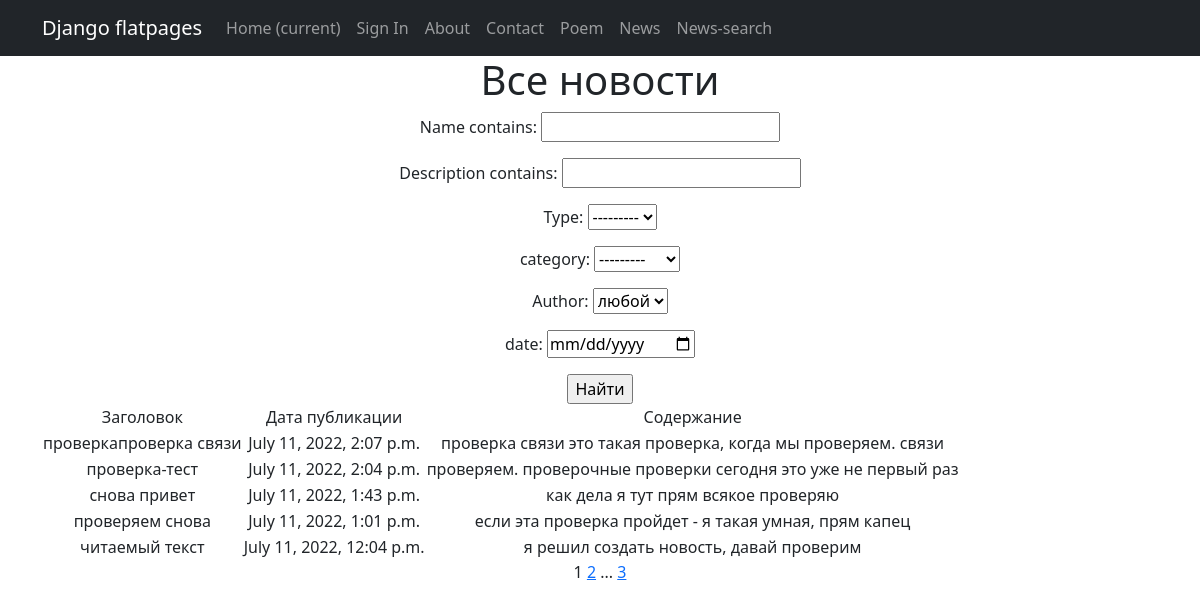
/news/search, run on the app's committed database.
### newsapp/models.py (models this page shows, shortened)
class Post(models.Model):
    name = models.CharField(max_length=64, unique=True)
    description = models.TextField()
    category = models.ManyToManyField(Category, through='PostCategory', related_name='news')
    type = models.CharField(max_length=50, choices=[('article', 'article'),('news', 'news')])
    post_time_create = models.DateTimeField(auto_now_add=True)
    author = models.ForeignKey(Author, on_delete=models.CASCADE)

### newsapp/views.py (the view)
# urls.py: path('search', PostListSearch.as_view(), name='news-search'),
class PostListSearch(ListView):
    model = Post
    ordering = '-post_time_create'
    template_name = 'search.html'
    context_object_name = 'news'
    paginate_by = 5
    filterset_class = PostFilter
    def get_queryset(self):
        queryset = super().get_queryset()
        self.filterset = PostFilter(self.request.GET, queryset)
        return self.filterset.qs
    def get_context_data(self, **kwargs):
        context = super().get_context_data(**kwargs)
        context['filterset'] = self.filterset
        return context

### newsapp/models.py (called while the page is built)
    def __str__(self):
        return self.user.username

    def __str__(self):
        return self.name.title()

### newsapp/templatetags/custom_filters.py (called while the page is built)
@register.filter()
def censor(text):
    for i in range(len(cencored_list)):
        text = text.lower().replace(cencored_list[i], cencored_stars[i])
    return text

### newsapp/templatetags/custom_tags.py (called while the page is built)
@register.simple_tag(takes_context=True)
def url_replace(context, **kwargs):
   d = context['request'].GET.copy()
   for k, v in kwargs.items():
       d[k] = v
   return d.urlencode()

### templates/search.html (shortened to what this page needs)
{% extends 'flatpages/default.html' %}
{% load custom_filters %}
{% load custom_tags %}
{% block content %}
   <h1>Все новости</h1>
   <form action="" method="get">
       {{ filterset.form.as_p }}
       <input type="submit" value="Найти" />
   </form>
   {% if news %}
       <table>
           <tr>
               <td>Заголовок</td>
               <td>Дата публикации</td>
               <td>Содержание</td>
           </tr>
           {% for one in news %}
           <tr>
               <td>{{ one.name | censor }}</td>
               <td>{{ one.post_time_create }}</td>
               <td>{{ one.description | censor | truncatewords:15 }}</td>
           </tr>
           {% endfor %}
       </table>
   {% else %}
       <h2>Новостей нет!</h2>
   {% endif %}
   {{ page_obj.number }}
   {% if page_obj.has_next %}
       <a href="?{% url_replace page=page_obj.next_page_number %}">{{ page_obj.next_page_number }}</a>
       {% if paginator.num_pages != page_obj.next_page_number %}
           ...
           <a href="?{% url_replace page=page_obj.paginator.num_pages %}">{{ page_obj.paginator.num_pages }}</a>
       {% endif %}
   {% endif %}
{% endblock content %}

### templates/flatpages/default.html (shortened to what this page needs)
<!DOCTYPE html>
<html lang="en">
    <head>
        {% load static %}
        <link href="{% static 'css/styles.css' %}" rel="stylesheet" />
    </head>
    <body>
        <nav class="navbar navbar-expand-lg navbar-dark bg-dark static-top">
           <div class="container">
               <a class="navbar-brand" href="#">Django flatpages</a>
               <div class="collapse navbar-collapse" id="navbarResponsive">
                   <ul class="navbar-nav ml-auto">
                       <li class="nav-item active">
                           <a class="nav-link" href="#">Home
                               <span class="sr-only">(current)</span>
                           </a>
                       </li>
                        <li class="nav-item">
                           <a class="nav-link" href="/accounts/login/?next=/">Sign In</a>
                       </li>
                       <li class="nav-item">
                           <a class="nav-link" href="/about/">About</a>
                       </li>
                       <li class="nav-item">
                           <a class="nav-link" href="/contact/">Contact</a>
                       </li>
                       <li class="nav-item">
                           <a class="nav-link" href="/white/">Poem</a>
                       </li>
                       <li class="nav-item">
                           <a class="nav-link" href="/news/">News</a>
                       </li>
                       <li class="nav-item">
                           <a class="nav-link" href="/news/search">News-search</a>
                       </li>
                   </ul>
               </div>
           </div>
        </nav>
        <div class="container">
           <div class="row">
               <div class="col-lg-12 text-center">
                   {% block content %}{% endblock content %}
               </div>
           </div>
        </div>
    </body>
</html>

### data on the page
Post: name|censor "проверкапроверка связи", post_time_create "July 11, 2022, 2:07 p.m.", description|censor "проверка связи это такая проверка, когда мы проверяем. связи"
Post: name|censor "проверка-тест", post_time_create "July 11, 2022, 2:04 p.m.", description|censor "проверяем. проверочные проверки сегодня это уже не первый раз"
Post: name|censor "снова привет", post_time_create "July 11, 2022, 1:43 p.m.", description|censor "как дела я тут прям всякое проверяю"
Post: name|censor "проверяем снова", post_time_create "July 11, 2022, 1:01 p.m.", description|censor "если эта проверка пройдет - я такая умная, прям капец"
Post: name|censor "читаемый текст", post_time_create "July 11, 2022, 12:04 p.m.", description|censor "я решил создать новость, давай проверим"

### other printed values
{{ page_obj.number }} "1"
{{ page_obj.next_page_number }} "2"
{{ page_obj.paginator.num_pages }} "3"
